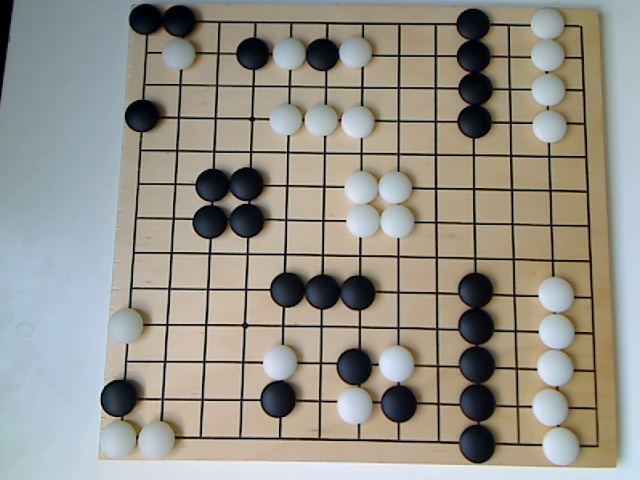
#> input picture image/TestImage01.jpg, 640 x 480 px
$ python -i detect_board.py   (imports and definitions only)   (older library calls are emulated)
#> lines starting #> are read from the running program, lines starting #| are printed output that depends on the picture; after the words box and inside, x2 and y2 are one past the last pixel; in counts of white or black regions, pixels touching at a corner belong together
#> further down, picture is the input picture: shape (480, 640, 3); mean B, G, R 138.3, 147.7, 150.8
### utils.py
import cv2
import matplotlib.pyplot as plt
import random


def imshow(img, title='Image'):
    plt.figure(random.choice(range(10000)))
    plt.title(title)
    if img.ndim == 3:
        plt.imshow(cv2.cvtColor(img, cv2.COLOR_BGR2RGB))
    else:
        plt.imshow(img, cmap='gray')
        # plt,imshow(cv2.cvtColor(img, cv2.COLOR_GRAY2RGB))
    plt.show()

### detect_board.py
import cv2
from utils import imshow
import numpy as np
from numpy.random import randint


def calc_bbox_area(b):
    return b[2] * b[3]


def calc_bbox_area_sum(bboxes):
    area_sum = 0
    for b in bboxes:
        area = calc_bbox_area(b)
        # print('area', area)
        area_sum += area

    return area_sum


# [21 lines left out: function delete_small_component, not called in this run]


def automatic_warp(img):
    imgHSV = cv2.cvtColor(img, cv2.COLOR_BGR2HSV)
#> imgHSV: shape (480, 640, 3); mean H, S, V 51.6, 58.6, 159.4

    v_channel = cv2.split(imgHSV)

    source_channel = v_channel[1]
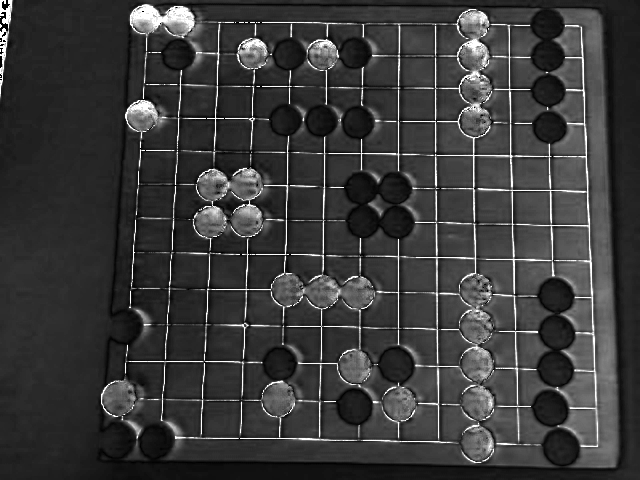
#> source_channel: shape (480, 640); min 0, max 255, mean 58.6
    source_channel = cv2.medianBlur(source_channel, 3)
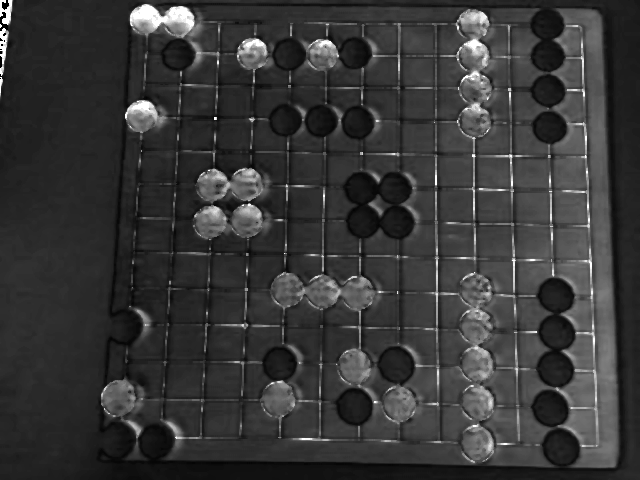
#> source_channel: shape (480, 640); min 0, max 255, mean 55.5

    # [5 lines of commented-out code are left out]

    threhold, source_channel = cv2.threshold(source_channel, 0, 255, cv2.THRESH_BINARY + cv2.THRESH_OTSU)  # + cv2.THRESH_OTSU
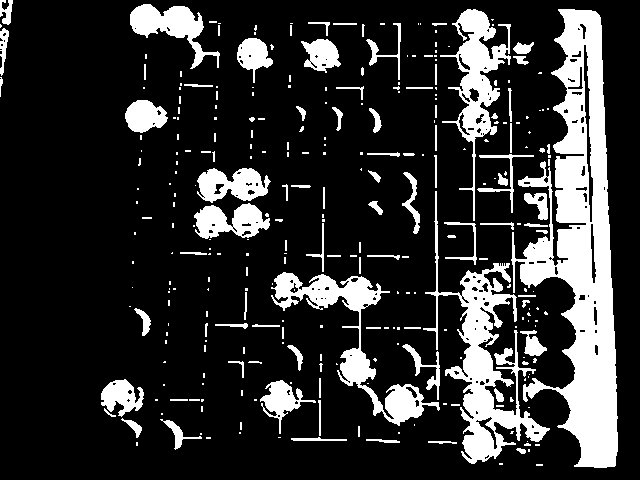
#> source_channel: shape (480, 640); 18.8% white; 300 white regions (202 under 20 px)
#> threhold = 77

    # source_channel = 255 - source_channel + cannyImg

    imshow(source_channel, 'source_channel threshold')

    clone = source_channel.copy()
    clone, contours, hierarchy = cv2.findContours(clone, cv2.RETR_LIST, cv2.CHAIN_APPROX_SIMPLE, offset=(0, 0))
#> contours = 430 contours, 327 with area under 20; largest, box (x1, y1, x2, y2) and area: (511, 9, 618, 468) 22054, (423, 191, 550, 464) 7258, (271, 272, 440, 426) 4656, (440, 9, 511, 221) 3972, (130, 4, 220, 69) 1986

    if len(contours) == 0:
        print('No contours found!')
        return None

    factor = 0.065
    bboxes = []
    new_contours = []
    for c in contours:
        # print('contour:', c.shape)
        b = cv2.approxPolyDP(c, cv2.arcLength(c, True) * factor, True)
        new_contours.append(b)
        # print('box:', cv2.boundingRect(b))
        bboxes.append(cv2.boundingRect(b))
#> this loop made 430 passes
#> b on passes 1 to 3: [[536, 464], [536, 465], [542, 465], [542, 464]], [[499, 463], [499, 464], [502, 464], [502, 463]], [[488, 454], [489, 456], [485, 459], [484, 457]]
#> after the loop, bboxes = 430 items, first 6: (536, 464, 7, 2), (499, 463, 4, 2), (484, 454, 6, 6), (528, 449, 2, 3), (516, 449, 10, 5), (535, 444, 5, 2); new_contours = 430 contours, 372 with area under 20; largest, box (x1, y1, x2, y2) and area: (131, 12, 219, 68) 1842, (260, 380, 316, 434) 1462, (195, 206, 270, 232) 860, (197, 180, 271, 203) 796, (301, 39, 341, 67) 791

    bbox_area_sum = calc_bbox_area_sum(bboxes)
#> the loop in calc_bbox_area_sum, `for b in bboxes:` made 430 passes
#> (b, area, area_sum) on passes 3, 5, 7: ((484, 454, 6, 6), 36, 58), ((516, 449, 10, 5), 50, 114), ((524, 443, 7, 3), 21, 145)
#> after the loop in calc_bbox_area_sum, `for b in bboxes:`: area_sum = 103984
#> bbox_area_sum = 103984
    mean_area = bbox_area_sum / len(contours)
#> mean_area = 241.8

    assert len(bboxes) == len(new_contours)

    # print(len(new_contours))
    # print(hierarchy.shape)

    # print(mean_area)

    edge_factor = 0.995
    max_width = img.shape[1] * edge_factor
#> max_width = 636.8
    max_height = img.shape[0] * edge_factor
#> max_height = 477.6

    drawing = img.copy()
    for i, _ in enumerate(new_contours):
        color = (randint(0, 255), randint(0, 255), randint(0, 255))
        cv2.drawContours(drawing, new_contours, i, color, 2, 8, hierarchy, 0, (0, 0))
#> this loop made 430 passes
#> color on passes 1 to 3: (172, 47, 117), (192, 67, 251), (195, 103, 9)
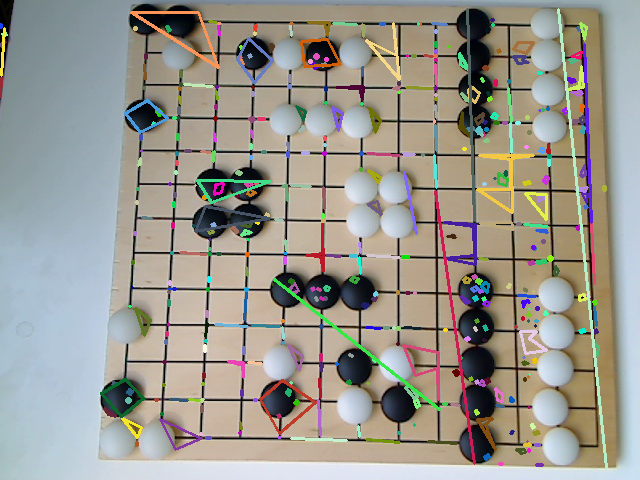
#> drawing: shape (480, 640, 3); 8.25% of pixels changed, all inside (x1, y1, x2, y2) = (0, 0, 608, 469)

    for b in bboxes:
        cv2.rectangle(drawing, (b[0], b[1]), (b[0] + b[2], b[1] + b[3]), (255, 255, 255), 2, 8)
#> this loop made 430 passes
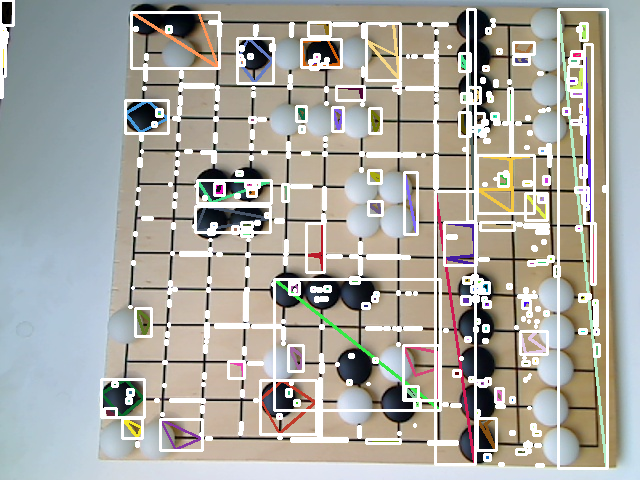
#> drawing: shape (480, 640, 3); 13.3% of pixels changed, all inside (x1, y1, x2, y2) = (0, 0, 609, 470)

    imshow(drawing, 'drawing')

    final_bboxes = []
    final_coutours = []
    # print(bboxes)
    for i, c in enumerate(new_contours):
        box = bboxes[i]
        box_width = box[2]
        box_height = box[3]
        area = box_height * box_width

        if (box_width > max_width and box_height > max_height):
            # print(max_height, max_width)
            # print(box_height, box_width)
            # print('contour removed due to size')
            pass
        elif area < mean_area:
            # print('contour removed due to area')
            pass
        elif c.shape[0] != 4:
            # print('contour removed due to shape')
            pass
        else:
            final_bboxes.append(box)
            final_coutours.append(c)
#> this loop made 430 passes
#> (c, box, box_width, box_height, area) on passes 3, 5, 7: ([[488, 454], [489, 456], [485, 459], [484, 457]], (484, 454, 6, 6), 6, 6, 36), ([[516, 449], [521, 453], [525, 452], [524, 449]], (516, 449, 10, 5), 10, 5, 50), ([[524, 444], [524, 445], [530, 445], [528, 443]], (524, 443, 7, 3), 7, 3, 21)
#> after the loop, final_bboxes = 14 items, first 6: (477, 418, 19, 32), (260, 380, 56, 54), (101, 379, 43, 38), (228, 361, 16, 17), (459, 112, 11, 24), (125, 100, 43, 33); final_coutours = 14 contours; largest, box (x1, y1, x2, y2) and area: (260, 380, 316, 434) 1462, (301, 39, 341, 67) 791, (101, 379, 144, 417) 787, (237, 38, 273, 83) 767, (125, 100, 168, 133) 690

    if len(final_coutours) == 0:
        print('all contours removed!')
        return None

    if len(final_coutours) > 1:
        final_coutours = sorted(final_coutours, key=cv2.contourArea, reverse=True)
        final_bboxes = sorted(final_bboxes, key=calc_bbox_area, reverse=True)
#> final_bboxes = 14 items, first 6: (260, 380, 56, 54), (366, 23, 34, 57), (101, 379, 43, 38), (237, 38, 36, 45), (125, 100, 43, 33), (301, 39, 40, 28)

    board_contour = final_coutours[0]
#> board_contour = [[282, 380], [260, 399], [279, 433], [315, 402]]
    board_box = final_bboxes[0]
#> board_box = (260, 380, 56, 54)

    if board_contour.shape[0] != 4:
        print('final contour errer!')
        return None

    center = (board_box[0] + board_box[2] / 2, board_box[1] + board_box[3] / 2)
#> center = (288, 407)

    # print(board_contour)
    upper = []
    lower = []
    for p in board_contour[:, 0, :]:
        if p[1] < center[1]:
            upper.append(p)
        else:
            lower.append(p)
#> this loop made 4 passes
#> after the loop, lower = [[279, 433]]; upper = [[282, 380], [260, 399], [315, 402]]

    if len(upper) != 2 or len(lower) != 2:
        print('can not split')
        return None

    p0 = upper[0]
    p1 = upper[1]
    if p0[0] > p1[0]:
        p0 = upper[1]
        p1 = upper[0]

    p2 = lower[0]
    p3 = lower[1]
    if p2[0] < p3[0]:
        p2 = lower[1]
        p3 = lower[0]

    final_draw = img.copy()
    cv2.rectangle(final_draw, (board_box[0], board_box[1]),
                  (board_box[0] + board_box[2], board_box[1] + board_box[3]),
                  (0, 0, 255), 4, 8)
    cv2.drawContours(final_draw, [board_contour], 0, (0, 255, 0), 2, 8)

    print('Auto detect corner:', p0, p1, p2, p3)

    imshow(final_draw, 'final_draw')

    return p0, p1, p2, p3


def getWarpedImg(img):
    corner = automatic_warp(img)

    if corner is None:
#> (the run stopped early here; a loop or call above may not have finished)

$ run again, on image/TestImage02.jpg
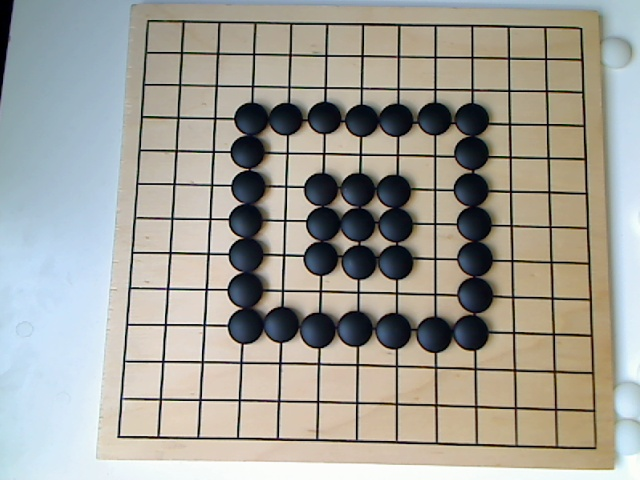
#> input picture image/TestImage02.jpg, 640 x 480 px
#> picture is the input picture: shape (480, 640, 3); mean B, G, R 151.7, 160, 161.8
#> imgHSV: shape (480, 640, 3); mean H, S, V 49.3, 56.8, 171.8
#> in automatic_warp, `threhold, source_channel = cv2.threshold(source_channel, 0, 255, cv2.T..`:
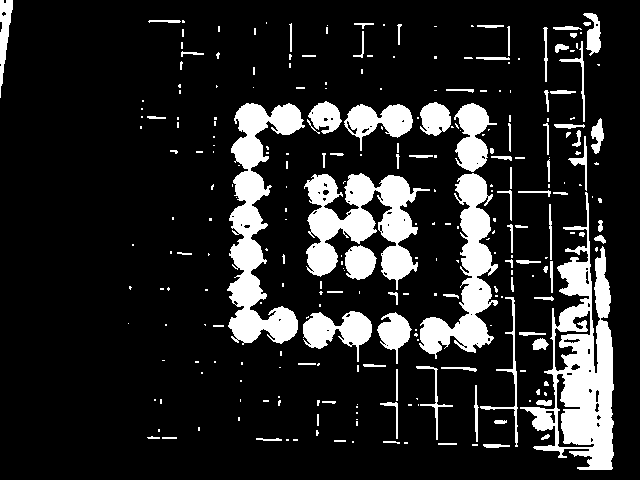
#> source_channel: shape (480, 640); 15% white; 270 white regions (175 under 20 px)
#> threhold = 79
#> contours = 338 contours, 261 with area under 20; largest, box (x1, y1, x2, y2) and area: (520, 192, 614, 470) 10643, (227, 103, 305, 345) 7190, (304, 173, 430, 290) 6437, (419, 173, 498, 359) 5068, (303, 311, 372, 362) 1660
#> the loop in automatic_warp, `for c in contours: # print('contour:', c.shape)` made 338 passes
#> b on passes 1, 2, 4: [[483, 444], [509, 446]], [[472, 444], [472, 445], [477, 445], [477, 444]], [[404, 442], [404, 443], [407, 443], [407, 442]]
#> after the loop in automatic_warp, `for c in contours:`: bboxes = 338 items, first 6: (483, 444, 27, 3), (472, 444, 6, 2), (438, 443, 19, 2), (404, 442, 4, 2), (383, 441, 17, 3), (352, 441, 2, 2); new_contours = 338 contours, 298 with area under 20; largest, box (x1, y1, x2, y2) and area: (314, 174, 430, 290) 5990, (344, 104, 413, 151) 1565, (455, 103, 497, 172) 1429, (303, 313, 372, 362) 1290, (557, 373, 593, 448) 947
#> the loop in calc_bbox_area_sum, `for b in bboxes:` made 338 passes
#> (b, area, area_sum) on passes 1, 3, 5: ((483, 444, 27, 3), 81, 81), ((438, 443, 19, 2), 38, 131), ((383, 441, 17, 3), 51, 190)
#> after the loop in calc_bbox_area_sum, `for b in bboxes:`: area_sum = 80260
#> mean_area = 237.5
#> the loop in automatic_warp, `for i, _ in enumerate(new_contours):` made 338 passes
#> color on passes 1 to 3: (172, 47, 117), (192, 67, 251), (195, 103, 9)
#> the loop in automatic_warp, `for b in bboxes:` made 338 passes
#> after the loop in automatic_warp, `for b in bboxes:`:
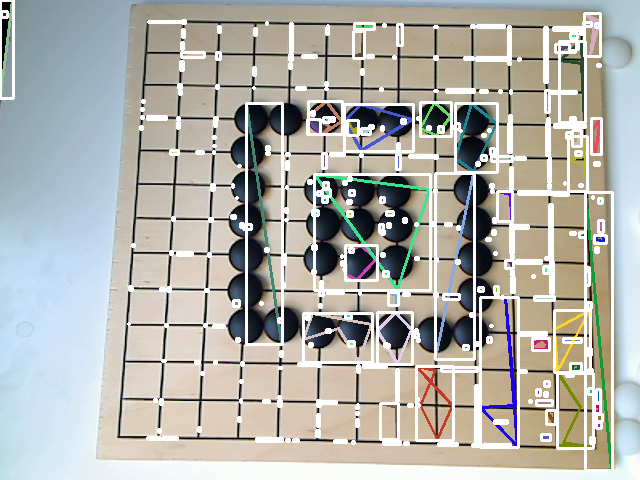
#> drawing: shape (480, 640, 3); mean B, G, R 170.1, 176.4, 176.3
#> the loop in automatic_warp, `for i, c in enumerate(new_contours):` made 338 passes
#> (c, box, box_width, box_height, area) on passes 1, 3, 5: ([[483, 444], [509, 446]], (483, 444, 27, 3), 27, 3, 81), ([[438, 443], [456, 444]], (438, 443, 19, 2), 19, 2, 38), ([[383, 441], [399, 443]], (383, 441, 17, 3), 17, 3, 51)
#> after the loop in automatic_warp, `for i, c in enumerate(new_contours):`: final_bboxes = [(380, 403, 18, 36), (377, 312, 35, 52), (480, 297, 38, 150), (497, 191, 15, 30), (344, 104, 69, 47), (455, 103, 42, 69), (420, 102, 31, 34), (559, 41, 26, 81), (353, 31, 11, 27), (584, 13, 16, 43)]; final_coutours = 10 contours; largest, box (x1, y1, x2, y2) and area: (344, 104, 413, 151) 1565, (455, 103, 497, 172) 1429, (377, 312, 412, 364) 868, (480, 297, 518, 447) 622, (420, 102, 451, 136) 507
#> in automatic_warp, `final_bboxes = sorted(final_bboxes, key=calc_bbox_area, reverse=True)`: final_bboxes = [(480, 297, 38, 150), (344, 104, 69, 47), (455, 103, 42, 69), (559, 41, 26, 81), (377, 312, 35, 52), (420, 102, 31, 34), (584, 13, 16, 43), (380, 403, 18, 36), (497, 191, 15, 30), (353, 31, 11, 27)]
#> board_contour = [[344, 121], [361, 150], [412, 119], [360, 104]]
#> board_box = (480, 297, 38, 150)
#> center = (499, 372)
#> the loop in automatic_warp, `for p in board_contour[:, 0, :]:` made 4 passes
#> after the loop in automatic_warp, `for p in board_contour[:, 0, :]:`: lower = []; upper = [[344, 121], [361, 150], [412, 119], [360, 104]]

$ run again, on image/TestImage03.jpg
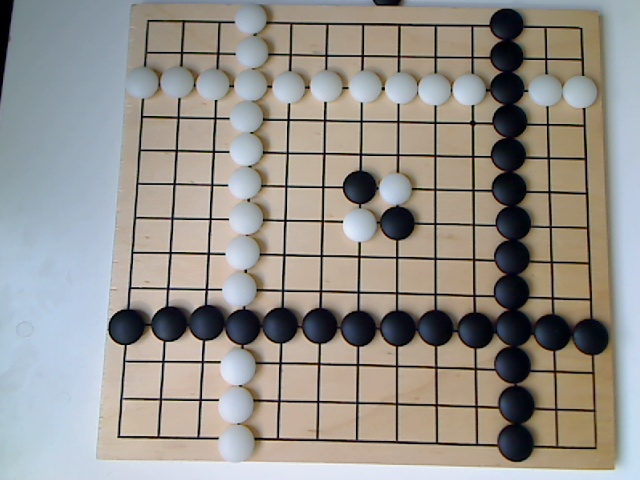
#> input picture image/TestImage03.jpg, 640 x 480 px
#> picture is the input picture: shape (480, 640, 3); mean B, G, R 140.8, 146.8, 150.8
#> imgHSV: shape (480, 640, 3); mean H, S, V 53, 58.5, 160.3
#> in automatic_warp, `threhold, source_channel = cv2.threshold(source_channel, 0, 255, cv2.T..`:
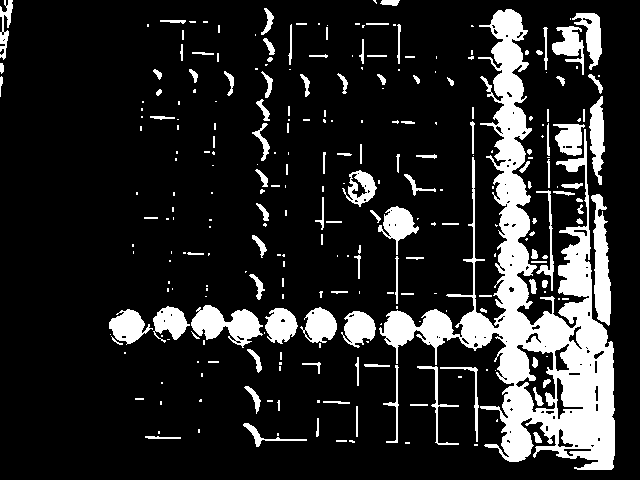
#> source_channel: shape (480, 640); 15.6% white; 274 white regions (150 under 20 px)
#> threhold = 82
#> contours = 374 contours, 267 with area under 20; largest, box (x1, y1, x2, y2) and area: (379, 9, 615, 470) 28132, (191, 305, 263, 348) 1566, (515, 344, 556, 413) 1464, (591, 194, 611, 326) 1450, (109, 309, 153, 345) 826
#> the loop in automatic_warp, `for c in contours: # print('contour:', c.shape)` made 374 passes
#> b on passes 1 to 3: [[563, 449], [591, 450], [569, 456]], [[590, 445], [591, 444], [594, 445], [592, 447]], [[574, 445], [577, 444], [578, 446], [575, 447]]
#> after the loop in automatic_warp, `for c in contours:`: bboxes = 374 items, first 6: (563, 449, 29, 8), (590, 444, 5, 4), (574, 444, 5, 4), (474, 444, 4, 2), (405, 442, 5, 2), (506, 439, 5, 5); new_contours = 374 contours, 310 with area under 20; largest, box (x1, y1, x2, y2) and area: (515, 344, 554, 410) 1778, (378, 206, 419, 255) 962, (417, 366, 459, 445) 856, (191, 309, 263, 335) 786, (109, 309, 153, 345) 763
#> the loop in calc_bbox_area_sum, `for b in bboxes:` made 374 passes
#> (b, area, area_sum) on passes 1 to 3: ((563, 449, 29, 8), 232, 232), ((590, 444, 5, 4), 20, 252), ((574, 444, 5, 4), 20, 272)
#> after the loop in calc_bbox_area_sum, `for b in bboxes:`: area_sum = 100965
#> mean_area = 270
#> the loop in automatic_warp, `for i, _ in enumerate(new_contours):` made 374 passes
#> color on passes 1 to 3: (172, 47, 117), (192, 67, 251), (195, 103, 9)
#> the loop in automatic_warp, `for b in bboxes:` made 374 passes
#> after the loop in automatic_warp, `for b in bboxes:`:
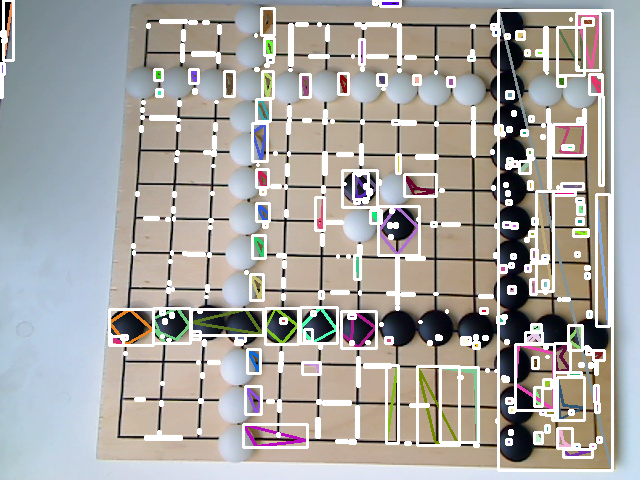
#> drawing: shape (480, 640, 3); mean B, G, R 161.9, 165.8, 168.8
#> the loop in automatic_warp, `for i, c in enumerate(new_contours):` made 374 passes
#> (c, box, box_width, box_height, area) on passes 1 to 3: ([[563, 449], [591, 450], [569, 456]], (563, 449, 29, 8), 29, 8, 232), ([[590, 445], [591, 444], [594, 445], [592, 447]], (590, 444, 5, 4), 5, 4, 20), ([[574, 445], [577, 444], [578, 446], [575, 447]], (574, 444, 5, 4), 5, 4, 20)
#> after the loop in automatic_warp, `for i, c in enumerate(new_contours):`: final_bboxes = [(557, 428, 15, 20), (557, 377, 27, 43), (440, 367, 38, 75), (515, 344, 39, 66), (109, 309, 44, 36), (265, 308, 33, 36), (300, 307, 37, 36), (378, 206, 41, 49), (315, 197, 9, 33), (404, 174, 32, 22), (256, 99, 14, 22)]; final_coutours = 11 contours; largest, box (x1, y1, x2, y2) and area: (515, 344, 554, 410) 1778, (378, 206, 419, 255) 962, (109, 309, 153, 345) 763, (300, 307, 337, 343) 638, (265, 308, 298, 344) 570
#> in automatic_warp, `final_bboxes = sorted(final_bboxes, key=calc_bbox_area, reverse=True)`: final_bboxes = [(440, 367, 38, 75), (515, 344, 39, 66), (378, 206, 41, 49), (109, 309, 44, 36), (300, 307, 37, 36), (265, 308, 33, 36), (557, 377, 27, 43), (404, 174, 32, 22), (256, 99, 14, 22), (557, 428, 15, 20), (315, 197, 9, 33)]
#> board_contour = [[518, 344], [553, 353], [553, 409], [515, 384]]
#> board_box = (440, 367, 38, 75)
#> center = (459, 404.5)
#> the loop in automatic_warp, `for p in board_contour[:, 0, :]:` made 4 passes
#> after the loop in automatic_warp, `for p in board_contour[:, 0, :]:`: lower = [[553, 409]]; upper = [[518, 344], [553, 353], [515, 384]]
